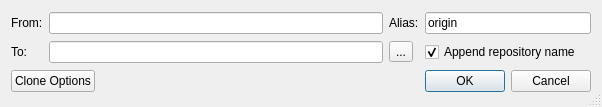
<?xml version="1.0" encoding="UTF-8"?>
<ui version="4.0">
 <class>CloneRepositoryDlg</class>
 <widget class="QDialog" name="CloneRepositoryDlg">
  <property name="geometry">
   <rect>
    <x>0</x>
    <y>0</y>
    <width>602</width>
    <height>107</height>
   </rect>
  </property>
  <property name="windowTitle">
   <string>Clone repository</string>
  </property>
  <property name="sizeGripEnabled">
   <bool>true</bool>
  </property>
  <layout class="QGridLayout" name="gridLayout">
   <item row="3" column="0" colspan="2">
    <widget class="QPushButton" name="btnCloneopts">
     <property name="text">
      <string>Clone Options</string>
     </property>
     <property name="checkable">
      <bool>true</bool>
     </property>
    </widget>
   </item>
   <item row="1" column="4" colspan="2">
    <widget class="QCheckBox" name="chkAppendRepoName">
     <property name="text">
      <string>Append repository name</string>
     </property>
     <property name="checked">
      <bool>true</bool>
     </property>
    </widget>
   </item>
   <item row="1" column="0">
    <widget class="QLabel" name="label">
     <property name="sizePolicy">
      <sizepolicy hsizetype="Maximum" vsizetype="Preferred">
       <horstretch>0</horstretch>
       <verstretch>0</verstretch>
      </sizepolicy>
     </property>
     <property name="text">
      <string>To:</string>
     </property>
     <property name="buddy">
      <cstring>txtPath</cstring>
     </property>
    </widget>
   </item>
   <item row="1" column="1" colspan="2">
    <widget class="LineEdit" name="txtPath">
     <property name="sizePolicy">
      <sizepolicy hsizetype="Minimum" vsizetype="Fixed">
       <horstretch>0</horstretch>
       <verstretch>0</verstretch>
      </sizepolicy>
     </property>
     <property name="mandatory" stdset="0">
      <bool>true</bool>
     </property>
    </widget>
   </item>
   <item row="1" column="3">
    <widget class="QToolButton" name="btnBrowseTo">
     <property name="text">
      <string>...</string>
     </property>
    </widget>
   </item>
   <item row="0" column="1" colspan="2">
    <widget class="LineEdit" name="txtUrl">
     <property name="sizePolicy">
      <sizepolicy hsizetype="Minimum" vsizetype="Fixed">
       <horstretch>0</horstretch>
       <verstretch>0</verstretch>
      </sizepolicy>
     </property>
     <property name="mandatory" stdset="0">
      <bool>true</bool>
     </property>
    </widget>
   </item>
   <item row="0" column="0">
    <widget class="QLabel" name="label_2">
     <property name="sizePolicy">
      <sizepolicy hsizetype="Maximum" vsizetype="Preferred">
       <horstretch>0</horstretch>
       <verstretch>0</verstretch>
      </sizepolicy>
     </property>
     <property name="text">
      <string>From:</string>
     </property>
     <property name="buddy">
      <cstring>txtUrl</cstring>
     </property>
    </widget>
   </item>
   <item row="3" column="4" colspan="2">
    <widget class="QDialogButtonBox" name="buttonBox">
     <property name="orientation">
      <enum>Qt::Horizontal</enum>
     </property>
     <property name="standardButtons">
      <set>QDialogButtonBox::Cancel|QDialogButtonBox::Ok</set>
     </property>
    </widget>
   </item>
   <item row="2" column="0" colspan="6">
    <layout class="QVBoxLayout" name="optsLayout">
     <property name="spacing">
      <number>0</number>
     </property>
    </layout>
   </item>
   <item row="0" column="3">
    <widget class="QLabel" name="label_3">
     <property name="sizePolicy">
      <sizepolicy hsizetype="Maximum" vsizetype="Preferred">
       <horstretch>0</horstretch>
       <verstretch>0</verstretch>
      </sizepolicy>
     </property>
     <property name="text">
      <string>Alias:</string>
     </property>
     <property name="buddy">
      <cstring>txtRemoteName</cstring>
     </property>
    </widget>
   </item>
   <item row="0" column="4" colspan="2">
    <widget class="LineEdit" name="txtRemoteName">
     <property name="sizePolicy">
      <sizepolicy hsizetype="Preferred" vsizetype="Fixed">
       <horstretch>0</horstretch>
       <verstretch>0</verstretch>
      </sizepolicy>
     </property>
     <property name="text">
      <string>origin</string>
     </property>
     <property name="mandatory" stdset="0">
      <bool>true</bool>
     </property>
    </widget>
   </item>
   <item row="3" column="2">
    <spacer name="horizontalSpacer">
     <property name="orientation">
      <enum>Qt::Horizontal</enum>
     </property>
     <property name="sizeHint" stdset="0">
      <size>
       <width>40</width>
       <height>20</height>
      </size>
     </property>
    </spacer>
   </item>
  </layout>
 </widget>
 <customwidgets>
  <customwidget>
   <class>LineEdit</class>
   <extends>QLineEdit</extends>
   <header>libMacGitverCore/Widgets/LineEdit.h</header>
  </customwidget>
 </customwidgets>
 <tabstops>
  <tabstop>txtUrl</tabstop>
  <tabstop>txtPath</tabstop>
  <tabstop>chkAppendRepoName</tabstop>
 </tabstops>
 <resources/>
 <connections>
  <connection>
   <sender>buttonBox</sender>
   <signal>accepted()</signal>
   <receiver>CloneRepositoryDlg</receiver>
   <slot>accept()</slot>
   <hints>
    <hint type="sourcelabel">
     <x>222</x>
     <y>342</y>
    </hint>
    <hint type="destinationlabel">
     <x>157</x>
     <y>274</y>
    </hint>
   </hints>
  </connection>
  <connection>
   <sender>buttonBox</sender>
   <signal>rejected()</signal>
   <receiver>CloneRepositoryDlg</receiver>
   <slot>reject()</slot>
   <hints>
    <hint type="sourcelabel">
     <x>290</x>
     <y>348</y>
    </hint>
    <hint type="destinationlabel">
     <x>286</x>
     <y>274</y>
    </hint>
   </hints>
  </connection>
 </connections>
</ui>
